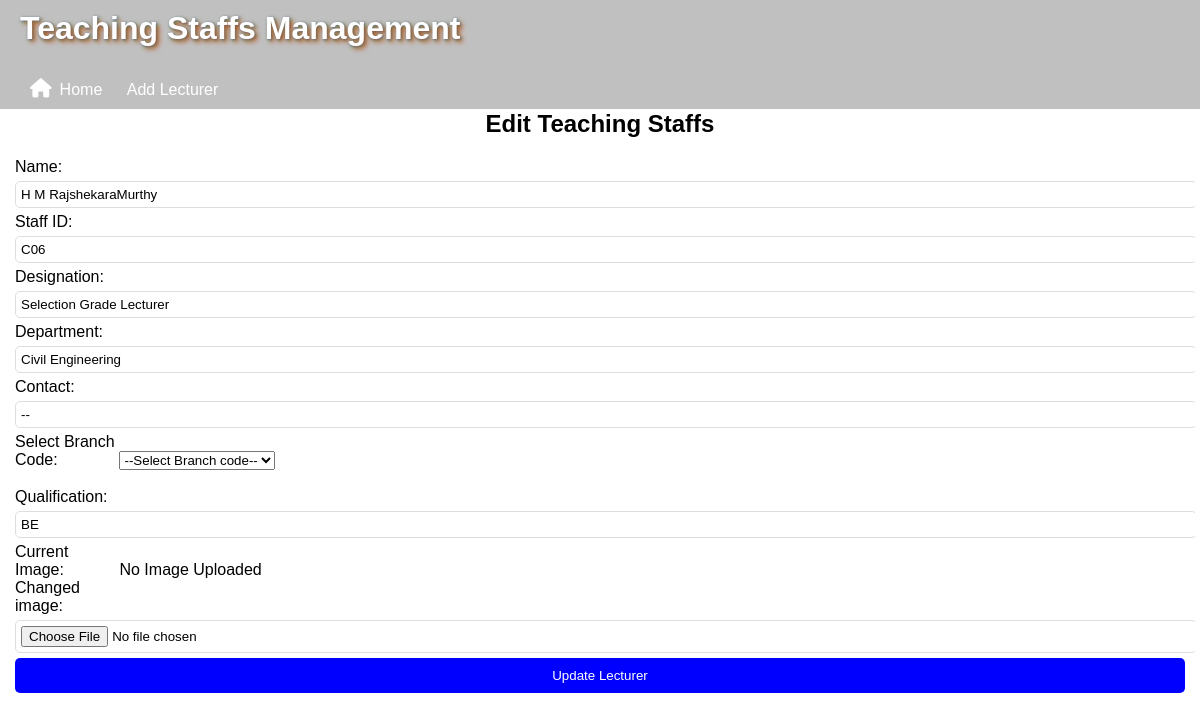
The app's page /lecturers/edit/12?query= (signed in), older data.
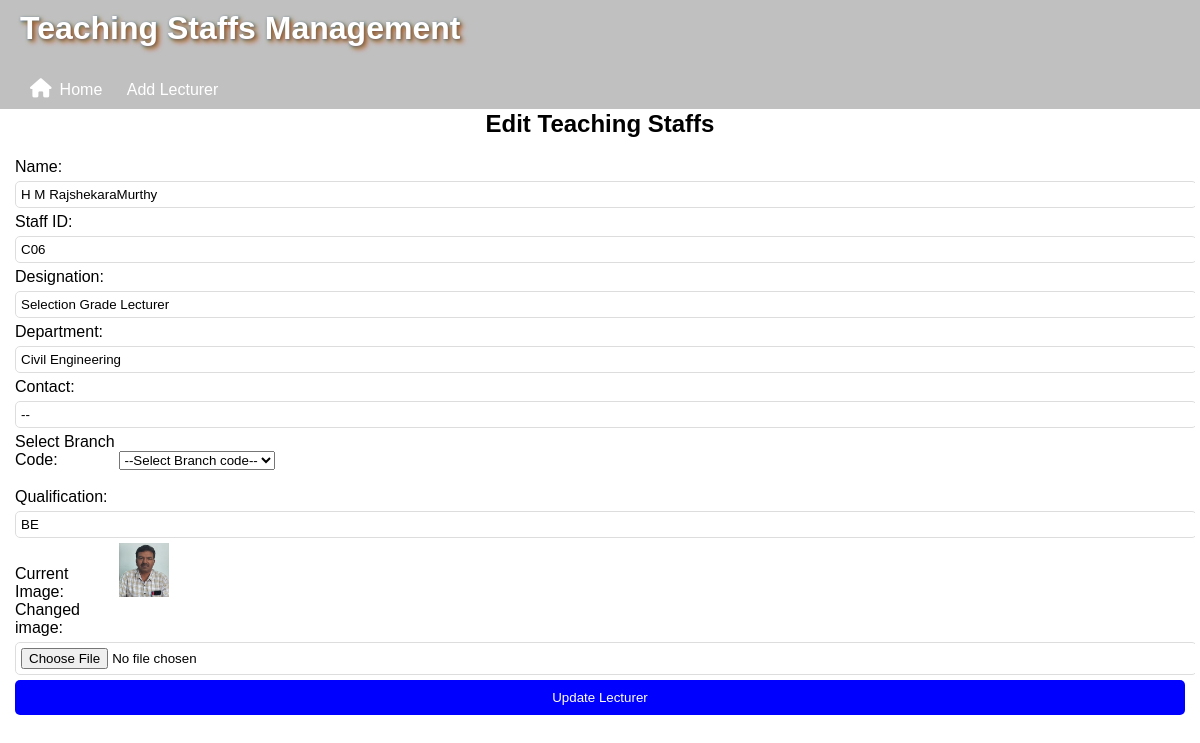
The same page, newer data.
### models.py (models this page shows)
class Lecturer(db.Model):
    id = db.Column(db.Integer, primary_key=True)
    name = db.Column(db.String(100), nullable=False)
    staff_id = db.Column(db.String(50), unique=True, nullable=False)
    designation = db.Column(db.String(100), nullable=False)
    department = db.Column(db.String(100), nullable=False)
    contact = db.Column(db.String(20), nullable=False)
    branch_code = db.Column(db.String(10), nullable=False)
    qualification = db.Column(db.String(100), nullable=False)
    image = db.Column(db.String(255), nullable=True)

### app.py (the view, shortened to what this page needs)
@app.route("/lecturers/edit/<int:id>", methods=["GET", "POST"])
@login_required
def edit_lecturer(id):
    lecturer = Lecturer.query.get_or_404(id)
    error_message = None  # Store error message if needed
    query = request.args.get('query', '')
    branches = Branch.query.all()
    return render_template("edit_lecturer.html", lecturer=lecturer, branches=branches, query=query)

### app.py (called while the page is built)
@login_manager.user_loader
def load_user(user_id):
    return User.query.get(int(user_id))

### templates/edit_lecturer.html (shortened to what this page needs)
{% extends "lecturer.html" %}
{% block content %}
<h2>Edit Teaching Staffs</h2>
<form method="POST" action="{{ url_for('edit_lecturer', id=lecturer.id, query=request.args.get('query', '')) }}" enctype="multipart/form-data">
    <label>Name:</label>
    <input type="text" name="name" value="{{ lecturer.name }}" required>
    <label>Staff ID:</label>
    <input type="text" name="staff_id" value="{{ lecturer.staff_id }}" required>
    <br>
    <label>Designation:</label>
    <input type="text" name="designation" value="{{ lecturer.designation }}" required>
    <label>Department:</label>
    <input type="text" name="department" value="{{ lecturer.department }}" required>
    <label>Contact:</label>
    <input type="text" name="contact" value="{{ lecturer.contact }}" required>
    <label for="branch_code">Select Branch Code:</label>
    <select id="branch_code" name="branch_code"  required>
        <option value="{{ lecturer.branch_code }}">--Select Branch code--</option>
    </select><br><br>
    <label>Qualification:</label>
    <input type="text" name="qualification" value="{{ lecturer.qualification }}" required>
    <label>Current Image:</label>
    {% if lecturer.image %}
        <img src="{{ url_for('static', filename='lecturer_images/' + lecturer.image) }}" alt="Lecturer Image" width="50"><br>
    {% else %}
        No Image Uploaded<br>
    {% endif %}
    <label>Changed image:</label>
    <input type="file" name="image" accept="image/*"><br>
    <button type="submit">Update Lecturer</button>
</form>
{% endblock %}

Row changes from the older to the newer data that the page shows:
changed Lecturer "H M RajshekaraMurthy": image: picture added
Text that changed along with them:
text no longer shown: "No Image Uploaded"
